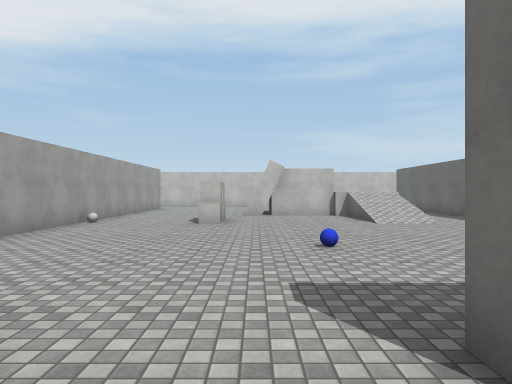
View 1 (above)

16 first-person views from a walk through a Unity game level. The camera is 1.5 m above the floor, looks level and sees 70° across. The floor is counted in squares, 2 m on a side. Each view is taken from the middle of a square. On the plan, view 1 faces up. The plan holds only what a view shows up to about 11 squares ahead; the rest is blank. The player character is not drawn. Surface patterns are stand-ins for the level's own textures.

View 2
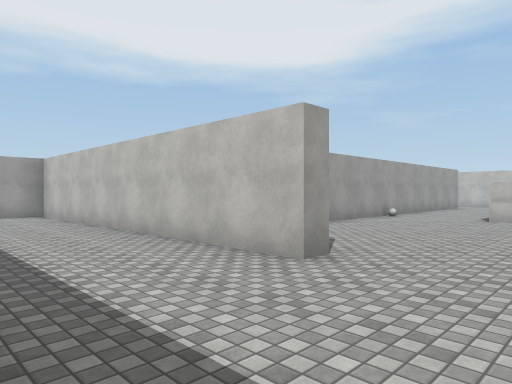

View 3
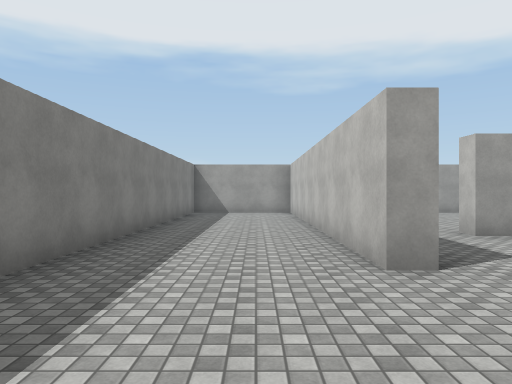

View 4
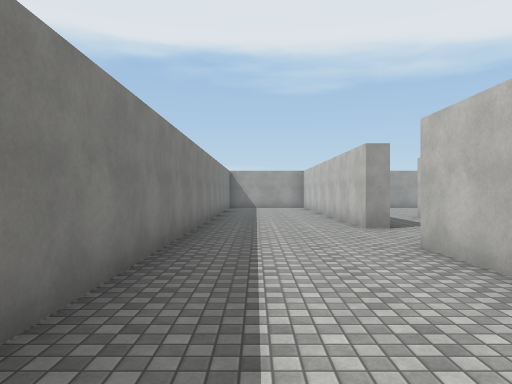

View 5
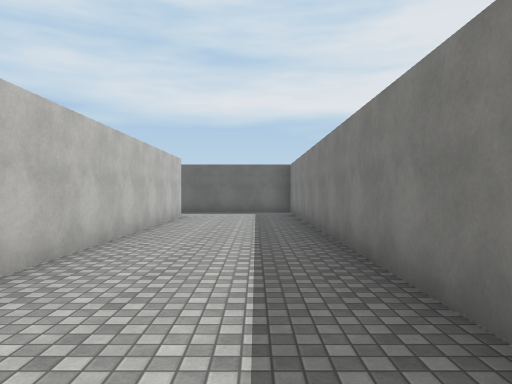

View 6
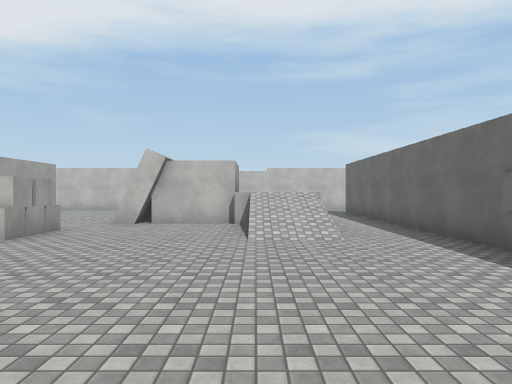

View 7
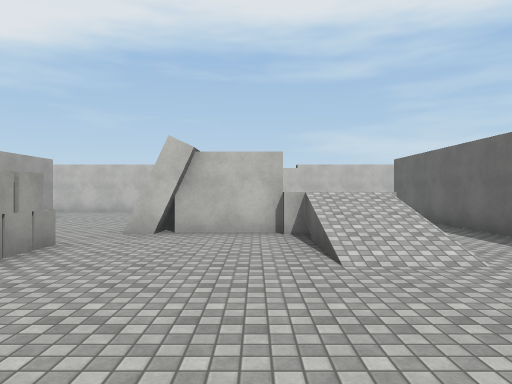

View 8
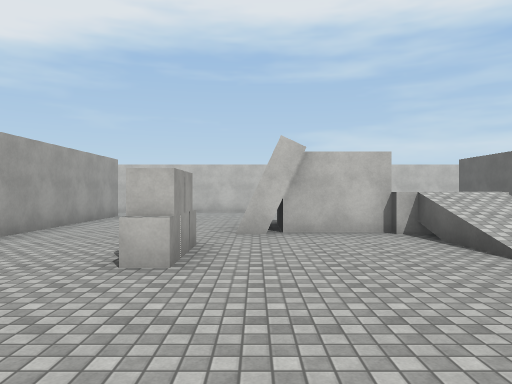

View 9
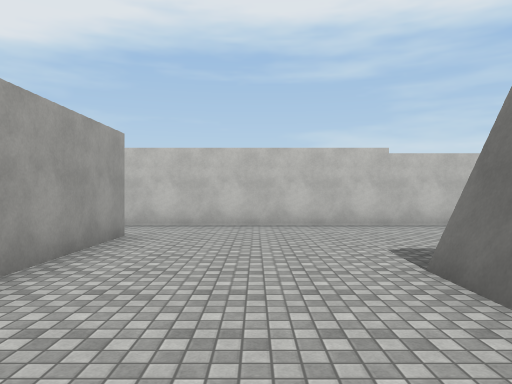

View 10
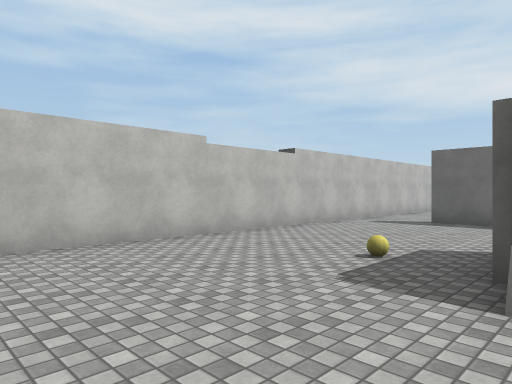

View 11
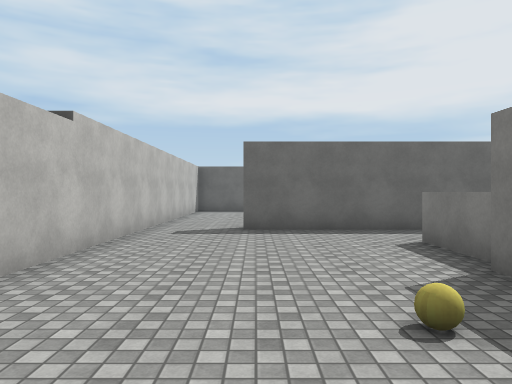

View 12
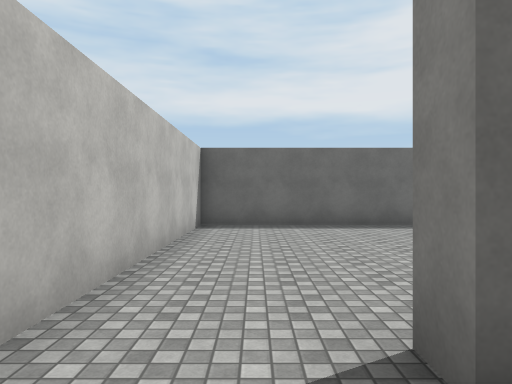

View 13
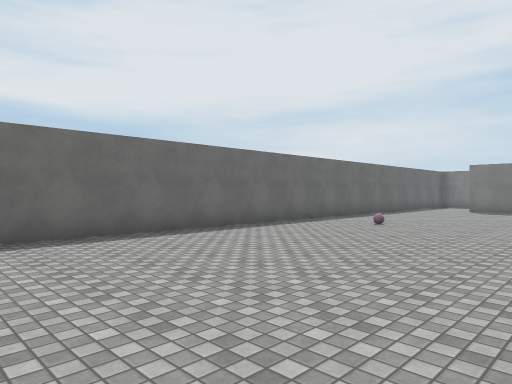

View 14
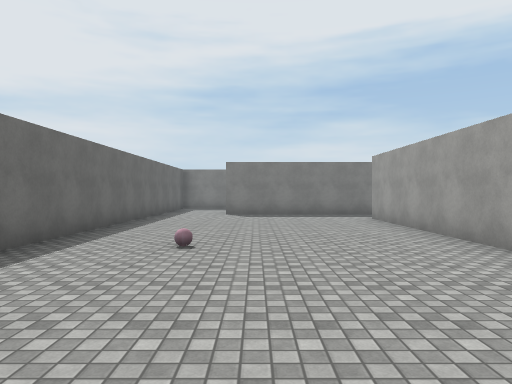

View 15
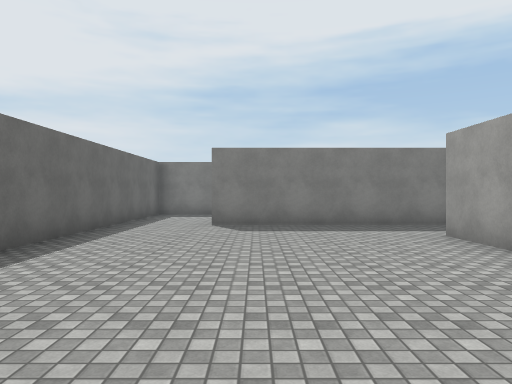

View 16
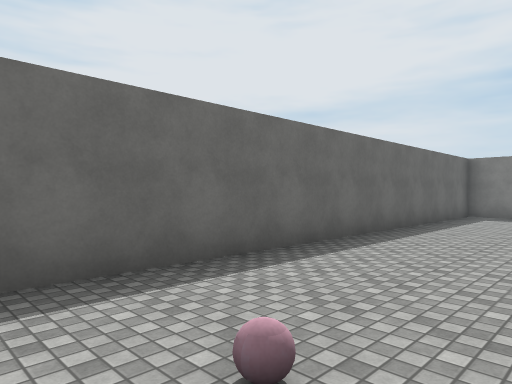

### Floor plan
Points are (right, up) in squares from view 1. A wall is a line through its corners. A room is listed if a view was taken in it or the views show most of it. See-through windows are left out.
Room 1 (views 1, 2, 3, 4, 5, 13, 14, 15, 16)
walls: (6.7, 6.6) (6.7, 3.8); (5.6, 1.7) (11, 1.7); (6.7, 9.4) (6.7, 8.5); (10.9, 1.3) (1, 1.3); (-1.5, 1.8) (-1.5, 1.3) (-11.2, 1.3) (-11.2, 0.1); (6.3, 16.2) (6.8, 16.2); (-9, -2.2) (13.2, -2.2) (13.2, 18.2) (5.5, 18.2)
ways out: opening at (-0.5, 2) to room 2; opening at (6, 3) to room 2; opening at (6, 17.5) to room 2
objects: ball (11, 9)
Room 2 (views 6, 7, 8, 9, 10, 11, 12)
walls: (0.6, 11.5) (-0.4, 11.5); (-0.3, 12.4) (-0.3, 13.5); (0, 12.8) (0, 13.5); (2.6, 11.8) (0.5, 11.8); (6.3, 8.4) (6.3, 16.2); (-4.2, 4.4) (-4.2, 3.8) (-4.8, 3.8); (-4.2, 16.2) (-4.2, 5.9); (5.5, 18.2) (-5, 18.2)
low walls: (2.9, 10.9) (2.9, 11.5)
ways out: opening at (-0.5, 2) to room 1; opening at (6, 3) to room 1; opening at (6, 17.5) to room 1; opening at (-5, 3); opening at (-5, 17.5)
objects: other object (-4, 9); box (-1, 9); box (-1, 10); blue ball (1, 5); yellow ball (1, 15)

Positions as (right, up) in squares from view 1, and headings:
1: (0, 0), facing up
2: (1, -2), facing up-left
3: (2, 0), facing left
4: (6, -1), facing left
5: (0, -1), facing right
6: (3, 3), facing up
7: (2, 5), facing up
8: (0, 5), facing up
9: (-2, 10), facing up
10: (-3, 13), facing up-right
11: (-1, 16), facing right
12: (5, 17), facing right
13: (7, 17), facing down-right
14: (10, 14), facing down
15: (10, 10), facing down
16: (10, 10), facing down-right
